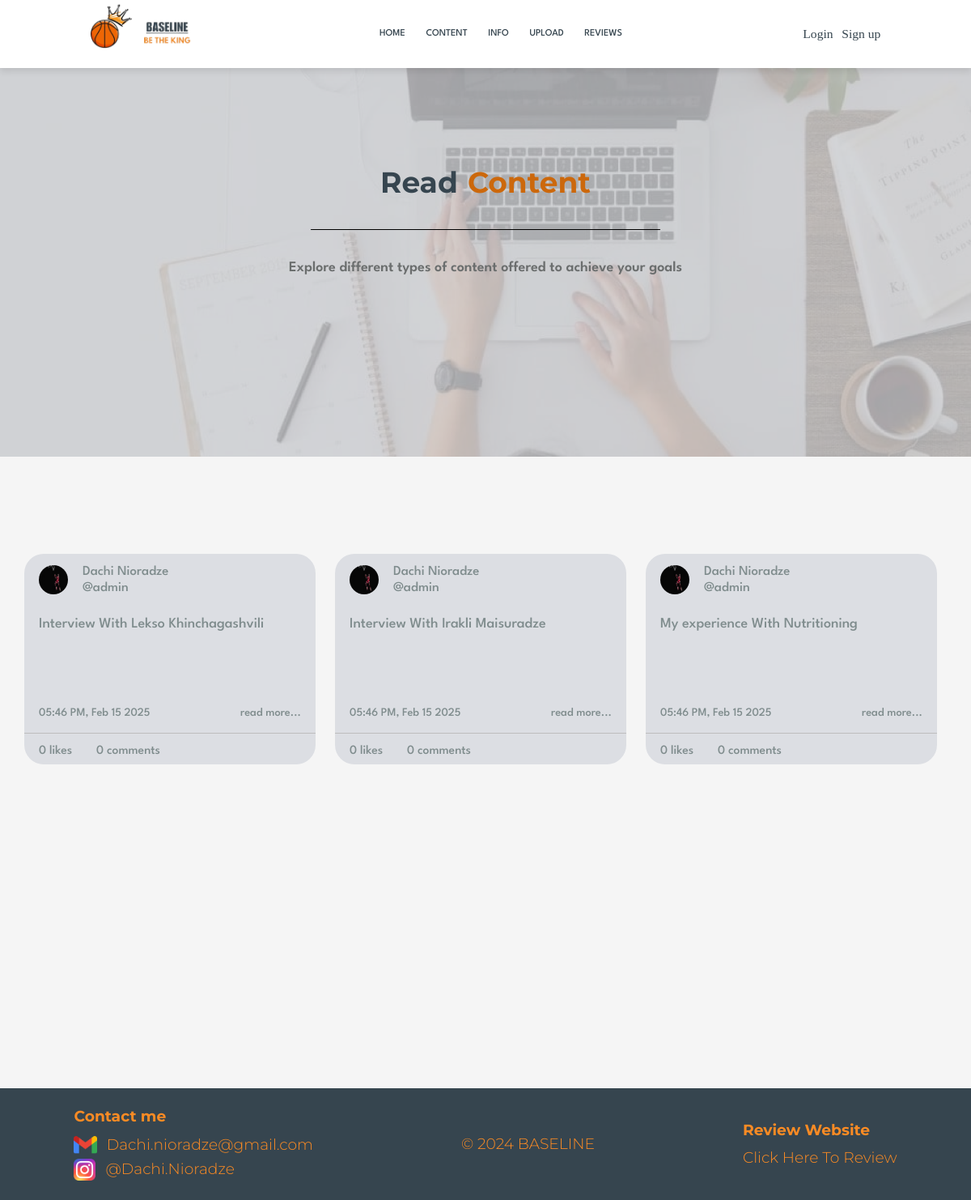
The page /read_content on the database its author committed.
### models.py (models this page shows)
class ReadPost(db.Model):
    __tablename__ = "read_posts"
    id = db.Column(db.Integer(), primary_key=True)
    title = db.Column(db.String())
    text = db.Column(db.String())
    target = db.Column(db.String())
    author_username = db.Column(db.String())
    author_first_name = db.Column(db.String())
    author_last_name = db.Column(db.String())
    author_profile = db.Column(db.String())
    created_at = db.Column(db.DateTime, default=datetime.utcnow)
    edited_at = db.Column(db.DateTime, default=datetime.utcnow, onupdate=datetime.utcnow)

### routes.py (the view)
@app.route("/read_content")
def read_content():
    read_posts = ReadPost.query.all()
    for read_post in read_posts:
        read_post.comment_count = ReadComment.query.filter_by(read_post_id=read_post.id).count()
        read_post.like_count = ReadLike.query.filter_by(read_post_id=read_post.id).count()
        read_post.formatted_time = read_post.created_at.strftime("%I:%M %p, %b %d %Y")
        read_post.formatted_edited_at = read_post.edited_at.strftime("%I:%M %p, %b %d %Y")
    return render_template("read_content.html", read_posts=read_posts)

### templates/read_content.html (shortened to what this page needs)
{% extends "base.html" %}
{% block content %}
<div id="content_box">
    <div class="white_box"></div>
    <div class="two">
        <div class="welcome_text">
            <h1>Read</h1>
            <h1 style="color:#cc680c; margin-left:1vw;">Content</h1>
        </div>
        <h1 style="font-family:League Spartan; font-weight:600; font-size:1.5vw; color:#6b6e6e; margin-right:27vw; margin-left:27vw; text-align:center; margin-top:3vw;">
            Explore different types of content offered to achieve your goals
        </h1>
    </div>
</div>
<div style="display:flex; min-height:60vw; width:95%; ">
    <div class="row" style="margin-top:5vw; justify-content:space-around; min-width:100%;">
        {% for read_post in read_posts %}
        <div class="col" style="display:flex; flex-direction:column; align-items:center; width:32vw; margin-bottom:5vw; ">
            <div class="read_post">
                <div style="display:flex; flex-direction:row; align-items:center; padding-top:1vw; padding-left:1.5vw;">
                    <img src="/static/{{read_post['author_profile']}}"
                         style="border-radius:100vw; height:3vw; width:3vw;">
                    <div style="display:flex; flex-direction:column;margin-left:1.5vw;">
                        <h2 style="margin-bottom:0;">{{read_post['author_first_name']}}
                            {{read_post['author_last_name']}}</h2>
                        <h2 style="margin-bottom:0;">@{{read_post['author_username']}}</h2>
                    </div>
                </div>
                <h1 style="margin-top:2vw;padding-left:1.5vw;">{{read_post['title']}}</h1>
                <div style="display:flex; flex-direction:row; padding-left:1.5vw; padding-right:1.5vw; width:100%; justify-content:space-between; margin-top:6.8vw; align-items:flex-end; ">
                    <div style="display:flex; flex-direction:column;">
                        <h1 style="font-size:1.2vw">{{ read_post.formatted_time }}</h1>
                    </div>
                    <a href="/read_post/{{ read_post['id'] }}" style="text-decoration:none;">
                        <h1 style="font-size:1.2vw">read more...</h1>
                    </a>
                </div>
                <div style="display:flex; flex-direction:row; width:14vw; justify-content:space-between; padding-left:1.5vw; padding-top:1vw;">
                    {% if read_post.like_count == 1 %}
                    <h1 style="font-size:1.3vw">{{ read_post.like_count }} like</h1>
                    {% else %}
                    <h1 style="font-size:1.3vw">{{ read_post.like_count }} likes</h1>
                    {% endif %}
                    {% if read_post.comment_count == 1 %}
                    <h1 style="font-size:1.3vw;">{{ read_post.comment_count}} comment</h1>
                    {% else %}
                    <h1 style="font-size:1.3vw;">{{ read_post.comment_count}} comments</h1>
                    {% endif %}
                </div>
            </div>
        </div>
        {% endfor %}
    </div>
</div>
{% endblock %}

### static/styles.css (style rules this page uses)
.welcome_text { display:flex; flex-direction:row; align-items:center; justify-content:center; margin-top:5vw; }
.welcome_text h1 { font-family:"Montserrat"; font-weight:bold; color:#36454F; font-size:3vw; margin-bottom:0; }
.upload_register_body { display:flex; flex-direction:column; justify-content:center; align-items:center; background-color:#F5F5F5; overflow-x:hidden; min-height:103.5vw; }
html { min-height:103.5vw; }
#content_box { display:flex; flex-direction:column; height:40vw; width:100vw; background-image:url("woman_working.png"); background-repeat: no-repeat; background-size:100vw 40vw; margin:0; margin-bottom:5vw; position:relative; }
.white_box { position:absolute; top: 0; left: 0; z-index: 1; height:100%; width:100%; margin:0; background-color:#c8cbcf; opacity:0.8 }
.two { z-index:2; margin-top:5vw; }
.read_post { display:flex; flex-direction:column; min-height:21vw; width:30vw; border-radius:2vw; background-color:#dcdee3; }
.read_post h2 { font-size:1.4vw; font-family:'League Spartan'; color:#7F8C8D; }
.read_post h1 { font-size:1.5vw; font-family:'League Spartan'; color:#7F8C8D; }

### rows shown on the page
ReadPost: author_profile (picture), author_first_name "Dachi", author_last_name "Nioradze", author_username "admin", title "Interview With Lekso Khinchagashvili", formatted_time "05:46 PM, Feb 15 2025", like_count "0", comment_count "0"
ReadPost: author_profile (picture), author_first_name "Dachi", author_last_name "Nioradze", author_username "admin", title "Interview With Irakli Maisuradze", formatted_time "05:46 PM, Feb 15 2025", like_count "0", comment_count "0"
ReadPost: author_profile (picture), author_first_name "Dachi", author_last_name "Nioradze", author_username "admin", title "My experience With Nutritioning", formatted_time "05:46 PM, Feb 15 2025", like_count "0", comment_count "0"
